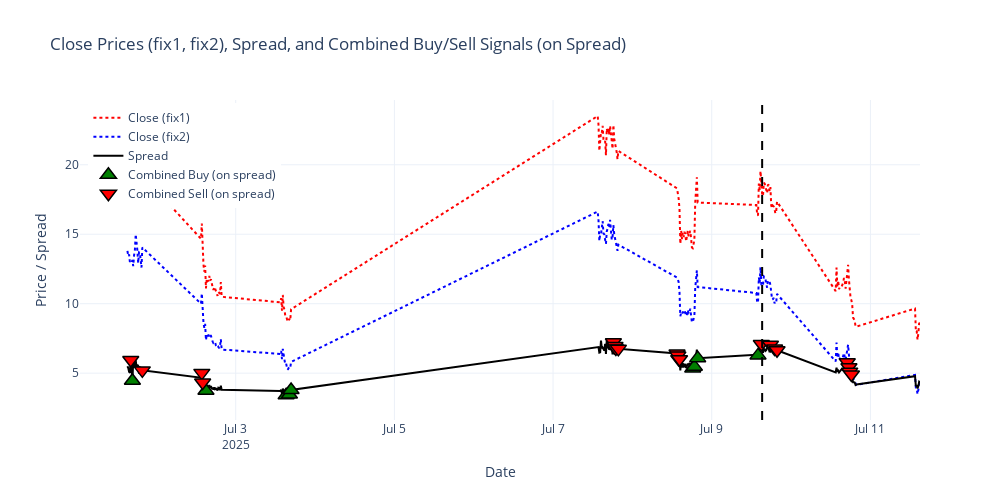

Notebook code cell kept with this figure:
### Code cell
import plotly.graph_objects as go

fig = go.Figure()

# Close price from datafix (main)
fig.add_trace(go.Scatter(
    x=datafix.index, y=datafix["Close"],
    mode='lines', name='Close (fix1)', line=dict(color='red', dash='dot', width=2)
))

# Close price from datafix2
fig.add_trace(go.Scatter(
    x=datafix2.index, y=datafix2["Close"],
    mode='lines', name='Close (fix2)', line=dict(color='blue', width=2, dash='dot')
))

# Spread (from datafix)
fig.add_trace(go.Scatter(
    x=datafix.index, y=datafix["spread"],
    mode='lines', name='Spread', line=dict(color='black', width=2)
))

# Combined buy signals (green upward triangle) ON SPREAD
buy_signals = datafix[datafix["Combined_Signal"] == "buy"]
fig.add_trace(go.Scatter(
    x=buy_signals.index, y=buy_signals["spread"],
    mode='markers', name='Combined Buy (on spread)',
    marker=dict(symbol='triangle-up', color='green', size=14, line=dict(color='black', width=1.5))
))

# Combined sell signals (red downward triangle) ON SPREAD
sell_signals = datafix[datafix["Combined_Signal"] == "sell"]
fig.add_trace(go.Scatter(
    x=sell_signals.index, y=sell_signals["spread"],
    mode='markers', name='Combined Sell (on spread)',
    marker=dict(symbol='triangle-down', color='red', size=14, line=dict(color='black', width=1.5))
))

# Draw prediction start line
split_idx_bar = int(len(datafix) * 0.7)
split_date_bar = datafix.index[split_idx_bar]
fig.add_vline(x=split_date_bar, line=dict(color='black', dash='dash', width=2))

# Layout settings
fig.update_layout(
    title="Close Prices (fix1, fix2), Spread, and Combined Buy/Sell Signals (on Spread)",
    xaxis_title="Date",
    yaxis_title="Price / Spread",
    legend=dict(x=0.01, y=0.99),
    hovermode='x unified',
    template='plotly_white',
    width=1000,
    height=500
)

fig.show()

### Figure 1 — Plotly figure (JSON) as saved in the notebook; plotly's stock layout.template omitted (floating-point values rounded to 4 significant figures; data arrays with more than 128 entries replaced by an {"elided": "..."} marker saying what was removed)
{"data": [{"line": {"color": "red", "dash": "dot", "width": 2}, "mode": "lines", "name": "Close (fix1)", "type": "scatter", "x": {"elided": "170 str values"}, "y": {"elided": "170 float values"}}, {"line": {"color": "blue", "dash": "dot", "width": 2}, "mode": "lines", "name": "Close (fix2)", "type": "scatter", "x": {"elided": "170 str values"}, "y": {"elided": "170 float values"}}, {"line": {"color": "black", "width": 2}, "mode": "lines", "name": "Spread", "type": "scatter", "x": {"elided": "170 str values"}, "y": {"elided": "170 float values"}}, {"marker": {"color": "green", "line": {"color": "black", "width": 1.5}, "size": 14, "symbol": "triangle-up"}, "mode": "markers", "name": "Combined Buy (on spread)", "type": "scatter", "x": ["2025-07-01 16:45:00", "2025-07-02 15:00:00", "2025-07-03 15:15:00", "2025-07-03 16:15:00", "2025-07-03 16:45:00", "2025-07-08 18:15:00", "2025-07-08 18:45:00", "2025-07-08 19:45:00", "2025-07-09 14:00:00"], "y": [4.45, 3.73, 3.41, 3.47, 3.79, 5.33, 5.47, 6.08, 6.28]}, {"marker": {"color": "red", "line": {"color": "black", "width": 1.5}, "size": 14, "symbol": "triangle-down"}, "mode": "markers", "name": "Combined Sell (on spread)", "type": "scatter", "x": ["2025-07-01 16:15:00", "2025-07-01 19:45:00", "2025-07-02 13:45:00", "2025-07-02 14:00:00", "2025-07-07 18:15:00", "2025-07-07 18:30:00", "2025-07-07 18:45:00", "2025-07-07 19:00:00", "2025-07-07 19:45:00", "2025-07-08 13:30:00", "2025-07-08 13:45:00", "2025-07-08 14:00:00", "2025-07-08 14:15:00", "2025-07-09 15:00:00", "2025-07-09 17:45:00", "2025-07-09 19:00:00", "2025-07-09 19:45:00", "2025-07-10 17:00:00", "2025-07-10 17:30:00", "2025-07-10 17:45:00", "2025-07-10 18:15:00"], "y": [5.95, 5.2, 5.02, 4.33, 7.22, 6.88, 6.95, 6.77, 6.75, 6.42, 6.27, 6.01, 6, 7.1, 7.04, 6.78, 6.65, 5.78, 5.43, 5.11, 4.9]}], "layout": {"height": 500, "hovermode": "x unified", "legend": {"x": 0.01, "y": 0.99}, "shapes": [{"line": {"color": "black", "dash": "dash", "width": 2}, "type": "line", "x0": "2025-07-09 15:15:00", "x1": "2025-07-09 15:15:00", "xref": "x", "y0": 0, "y1": 1, "yref": "y domain"}], "title": {"text": "Close Prices (fix1, fix2), Spread, and Combined Buy/Sell Signals (on Spread)"}, "width": 1000, "xaxis": {"title": {"text": "Date"}}, "yaxis": {"title": {"text": "Price / Spread"}}}}
